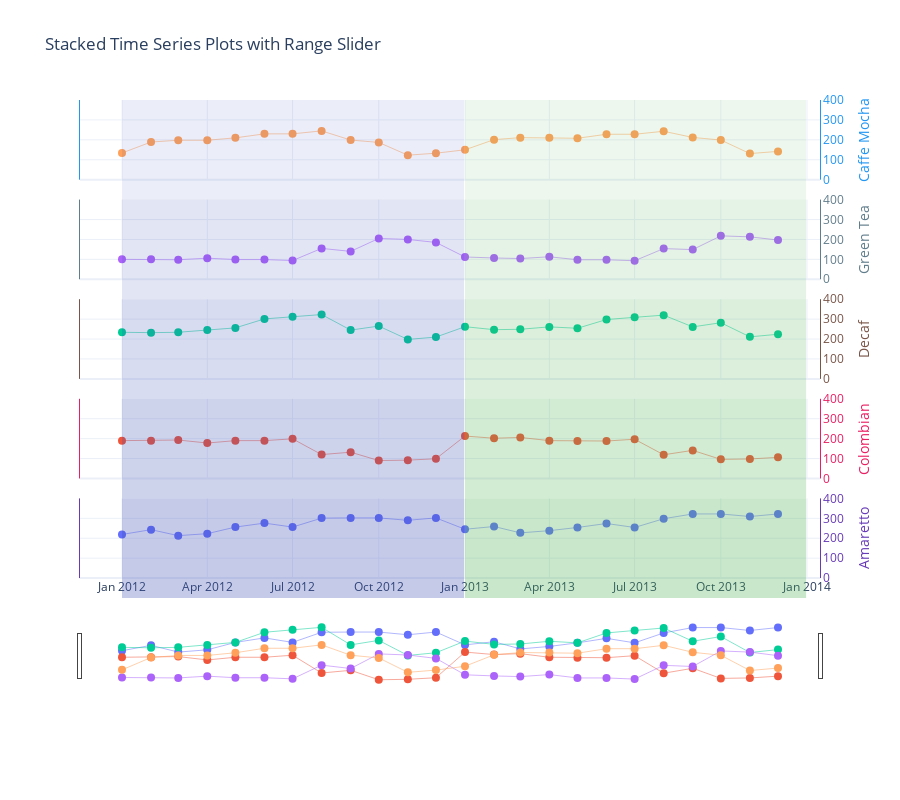

Here is the notebook cell this chart was saved with:
### Code cell
# Create figure
fig3 = go.Figure()


product_list = ["Amaretto","Colombian","Decaf Irish Cream","Green Tea","Caffe Mocha"] # creates a list that includes all unique values of the Market variable
i=1


# create trace for each product
for product in product_list:
    fig3.add_trace(go.Scatter(
    x=list(df['Date'][(df['State']=='Colorado') & (df['Product']==product)]),
    y=list(df['Sales'][(df['State']=='Colorado') & (df['Product']==product)]),
    name=product,
    text=list(df['Sales'][(df['State']=='Colorado') & (df['Product']==product)]),
    yaxis="y"+str(i),
    ))
    i=i+1


# style all the traces
fig3.update_traces(
    hoverinfo="name+x+text",
    line={"width": 0.5},
    marker={"size": 8},
    mode="lines+markers", # data points are marked with dots
    showlegend=False
)


# Add shapes - blue and green background for each year
fig3.update_layout(
    shapes=[
        dict(
            fillcolor="rgba(63, 81, 181, 0.3)",
            line={"width": 0},
            type="rect",
            x0="2012-01-01",
            x1="2012-12-31",
            xref="x",
            y0=0,
            y1=0.2,
            yref="paper"
        ),
        dict(
            fillcolor="rgba(63, 81, 181, 0.25)",
            line={"width": 0},
            type="rect",
            x0="2012-01-01",
            x1="2012-12-31",
            xref="x",
            y0=0.2,
            y1=0.4,
            yref="paper"
        ),
        dict(
            fillcolor="rgba(63, 81, 181, 0.2)",
            line={"width": 0},
            type="rect",
            x0="2012-01-01",
            x1="2012-12-31",
            xref="x",
            y0=0.4,
            y1=0.6,
            yref="paper"
        ),
        dict(
            fillcolor="rgba(63, 81, 181, 0.15)",
            line={"width": 0},
            type="rect",
            x0="2012-01-01",
            x1="2012-12-31",
            xref="x",
            y0=0.6,
            y1=0.8,
            yref="paper"
        ),
        dict(
            fillcolor="rgba(63, 81, 181, 0.1)",
            line={"width": 0},
            type="rect",
            x0="2012-01-01",
            x1="2012-12-31",
            xref="x",
            y0=0.8,
            y1=1,
            yref="paper"
        ),
        dict(
            fillcolor="rgba(76, 175, 80, 0.3)",
            line={"width": 0},
            type="rect",
            x0="2013-01-01",
            x1="2013-12-31",
            xref="x",
            y0=0,
            y1=0.2,
            yref="paper"
        ),
        dict(
            fillcolor="rgba(76, 175, 80, 0.25)",
            line={"width": 0},
            type="rect",
            x0="2013-01-01",
            x1="2013-12-31",
            xref="x",
            y0=0.2,
            y1=0.4,
            yref="paper"
        ),
        dict(
            fillcolor="rgba(76, 175, 80, 0.2)",
            line={"width": 0},
            type="rect",
            x0="2013-01-01",
            x1="2013-12-31",
            xref="x",
            y0=0.4,
            y1=0.6,
            yref="paper"
        ),
        dict(
            fillcolor="rgba(76, 175, 80, 0.15)",
            line={"width": 0},
            type="rect",
            x0="2013-01-01",
            x1="2013-12-31",
            xref="x",
            y0=0.6,
            y1=0.8,
            yref="paper"
        ),
        dict(
            fillcolor="rgba(76, 175, 80, 0.1)",
            line={"width": 0},
            type="rect",
            x0="2013-01-01",
            x1="2013-12-31",
            xref="x",
            y0=0.8,
            y1=1,
            yref="paper"
        )
    ]
)






# Update axes
fig3.update_layout(
    xaxis=dict(
        autorange=True,
        rangeslider=dict(
            autorange=True,
        ),
        type="date"
    ),
    yaxis=dict(
        domain=[0.04, 0.2],
        linecolor="#673ab7",
        mirror=True, #creates y axis line on the left side
        range=[0, 400],
        side="right",
        tickfont={"color": "#673ab7"},
        title="Amaretto",
        titlefont={"color": "#673ab7"}
    ),
    yaxis2=dict(
        domain=[0.24, 0.4],
        linecolor="#E91E63",
        mirror=True,
        range=[0,400],
        side="right",
        tickfont={"color": "#E91E63"},
        title="Colombian",
        titlefont={"color": "#E91E63"}
    ),
    yaxis3=dict(
        domain=[0.44, 0.6],
        linecolor="#795548",
        mirror=True,
        range=[0,400],
        side="right",
        tickfont={"color": "#795548"},
        title="Decaf",
        titlefont={"color": "#795548"}
    ),
    yaxis4=dict(
        domain=[0.64, 0.8],
        linecolor="#607d8b",
        mirror=True,
        range=[0,400],
        side="right",
        tickfont={"color": "#607d8b"},
        title="Green Tea",
        titlefont={"color": "#607d8b"}
    ),
    yaxis5=dict(
        domain=[0.84, 1],
        linecolor="#2196F3",
        mirror=True, 
        range=[0,400],
        side="right",
        tickfont={"color": "#2196F3"},
        title="Caffe Mocha",
        titlefont={"color": "#2196F3"}
    )
)

# Update layout
fig3.update_layout(
    hovermode="x", #multiple hoverlables appear (one for the date and one with the sales number and product)
    height=800,
    template="plotly_white",
    margin=dict(
        t=100,
        b=100
    ),
)


# Title
fig3.update_layout(
    title_text="Stacked Time Series Plots with Range Slider"
)

fig3.show()

### Figure 1 — Plotly figure (JSON) as saved in the notebook; plotly's stock layout.template omitted (floating-point values rounded to 4 significant figures)
{"data": [{"hoverinfo": "name+x+text", "line": {"width": 0.5}, "marker": {"size": 8}, "mode": "lines+markers", "name": "Amaretto", "showlegend": false, "text": ["219", "243", "213", "223", "256", "276", "256", "301", "302", "302", "290", "302", "245", "259", "227", "238", "254", "274", "254", "298", "322", "322", "309", "322"], "type": "scatter", "x": ["2012-01-01T00:00:00", "2012-02-01T00:00:00", "2012-03-01T00:00:00", "2012-04-01T00:00:00", "2012-05-01T00:00:00", "2012-06-01T00:00:00", "2012-07-01T00:00:00", "2012-08-01T00:00:00", "2012-09-01T00:00:00", "2012-10-01T00:00:00", "2012-11-01T00:00:00", "2012-12-01T00:00:00", "2013-01-01T00:00:00", "2013-02-01T00:00:00", "2013-03-01T00:00:00", "2013-04-01T00:00:00", "2013-05-01T00:00:00", "2013-06-01T00:00:00", "2013-07-01T00:00:00", "2013-08-01T00:00:00", "2013-09-01T00:00:00", "2013-10-01T00:00:00", "2013-11-01T00:00:00", "2013-12-01T00:00:00"], "y": [219, 243, 213, 223, 256, 276, 256, 301, 302, 302, 290, 302, 245, 259, 227, 238, 254, 274, 254, 298, 322, 322, 309, 322], "yaxis": "y"}, {"hoverinfo": "name+x+text", "line": {"width": 0.5}, "marker": {"size": 8}, "mode": "lines+markers", "name": "Colombian", "showlegend": false, "text": ["190", "190", "193", "178", "190", "190", "199", "120", "132", "90", "92", "99", "213", "202", "206", "190", "188", "188", "197", "119", "141", "96", "98", "106"], "type": "scatter", "x": ["2012-01-01T00:00:00", "2012-02-01T00:00:00", "2012-03-01T00:00:00", "2012-04-01T00:00:00", "2012-05-01T00:00:00", "2012-06-01T00:00:00", "2012-07-01T00:00:00", "2012-08-01T00:00:00", "2012-09-01T00:00:00", "2012-10-01T00:00:00", "2012-11-01T00:00:00", "2012-12-01T00:00:00", "2013-01-01T00:00:00", "2013-02-01T00:00:00", "2013-03-01T00:00:00", "2013-04-01T00:00:00", "2013-05-01T00:00:00", "2013-06-01T00:00:00", "2013-07-01T00:00:00", "2013-08-01T00:00:00", "2013-09-01T00:00:00", "2013-10-01T00:00:00", "2013-11-01T00:00:00", "2013-12-01T00:00:00"], "y": [190, 190, 193, 178, 190, 190, 199, 120, 132, 90, 92, 99, 213, 202, 206, 190, 188, 188, 197, 119, 141, 96, 98, 106], "yaxis": "y2"}, {"hoverinfo": "name+x+text", "line": {"width": 0.5}, "marker": {"size": 8}, "mode": "lines+markers", "name": "Decaf Irish Cream", "showlegend": false, "text": ["234", "232", "234", "245", "256", "301", "312", "323", "245", "265", "198", "210", "262", "247", "249", "261", "254", "298", "309", "320", "261", "282", "211", "224"], "type": "scatter", "x": ["2012-01-01T00:00:00", "2012-02-01T00:00:00", "2012-03-01T00:00:00", "2012-04-01T00:00:00", "2012-05-01T00:00:00", "2012-06-01T00:00:00", "2012-07-01T00:00:00", "2012-08-01T00:00:00", "2012-09-01T00:00:00", "2012-10-01T00:00:00", "2012-11-01T00:00:00", "2012-12-01T00:00:00", "2013-01-01T00:00:00", "2013-02-01T00:00:00", "2013-03-01T00:00:00", "2013-04-01T00:00:00", "2013-05-01T00:00:00", "2013-06-01T00:00:00", "2013-07-01T00:00:00", "2013-08-01T00:00:00", "2013-09-01T00:00:00", "2013-10-01T00:00:00", "2013-11-01T00:00:00", "2013-12-01T00:00:00"], "y": [234, 232, 234, 245, 256, 301, 312, 323, 245, 265, 198, 210, 262, 247, 249, 261, 254, 298, 309, 320, 261, 282, 211, 224], "yaxis": "y3"}, {"hoverinfo": "name+x+text", "line": {"width": 0.5}, "marker": {"size": 8}, "mode": "lines+markers", "name": "Green Tea", "showlegend": false, "text": ["100", "100", "98", "106", "99", "99", "94", "155", "140", "205", "200", "185", "112", "107", "104", "113", "98", "98", "93", "154", "149", "218", "213", "197"], "type": "scatter", "x": ["2012-01-01T00:00:00", "2012-02-01T00:00:00", "2012-03-01T00:00:00", "2012-04-01T00:00:00", "2012-05-01T00:00:00", "2012-06-01T00:00:00", "2012-07-01T00:00:00", "2012-08-01T00:00:00", "2012-09-01T00:00:00", "2012-10-01T00:00:00", "2012-11-01T00:00:00", "2012-12-01T00:00:00", "2013-01-01T00:00:00", "2013-02-01T00:00:00", "2013-03-01T00:00:00", "2013-04-01T00:00:00", "2013-05-01T00:00:00", "2013-06-01T00:00:00", "2013-07-01T00:00:00", "2013-08-01T00:00:00", "2013-09-01T00:00:00", "2013-10-01T00:00:00", "2013-11-01T00:00:00", "2013-12-01T00:00:00"], "y": [100, 100, 98, 106, 99, 99, 94, 155, 140, 205, 200, 185, 112, 107, 104, 113, 98, 98, 93, 154, 149, 218, 213, 197], "yaxis": "y4"}, {"hoverinfo": "name+x+text", "line": {"width": 0.5}, "marker": {"size": 8}, "mode": "lines+markers", "name": "Caffe Mocha", "showlegend": false, "text": ["134", "189", "198", "198", "210", "230", "230", "245", "199", "187", "123", "133", "150", "201", "211", "211", "208", "228", "228", "243", "212", "199", "131", "142"], "type": "scatter", "x": ["2012-01-01T00:00:00", "2012-02-01T00:00:00", "2012-03-01T00:00:00", "2012-04-01T00:00:00", "2012-05-01T00:00:00", "2012-06-01T00:00:00", "2012-07-01T00:00:00", "2012-08-01T00:00:00", "2012-09-01T00:00:00", "2012-10-01T00:00:00", "2012-11-01T00:00:00", "2012-12-01T00:00:00", "2013-01-01T00:00:00", "2013-02-01T00:00:00", "2013-03-01T00:00:00", "2013-04-01T00:00:00", "2013-05-01T00:00:00", "2013-06-01T00:00:00", "2013-07-01T00:00:00", "2013-08-01T00:00:00", "2013-09-01T00:00:00", "2013-10-01T00:00:00", "2013-11-01T00:00:00", "2013-12-01T00:00:00"], "y": [134, 189, 198, 198, 210, 230, 230, 245, 199, 187, 123, 133, 150, 201, 211, 211, 208, 228, 228, 243, 212, 199, 131, 142], "yaxis": "y5"}], "layout": {"height": 800, "hovermode": "x", "margin": {"b": 100, "t": 100}, "shapes": [{"fillcolor": "rgba(63, 81, 181, 0.3)", "line": {"width": 0}, "type": "rect", "x0": "2012-01-01", "x1": "2012-12-31", "xref": "x", "y0": 0, "y1": 0.2, "yref": "paper"}, {"fillcolor": "rgba(63, 81, 181, 0.25)", "line": {"width": 0}, "type": "rect", "x0": "2012-01-01", "x1": "2012-12-31", "xref": "x", "y0": 0.2, "y1": 0.4, "yref": "paper"}, {"fillcolor": "rgba(63, 81, 181, 0.2)", "line": {"width": 0}, "type": "rect", "x0": "2012-01-01", "x1": "2012-12-31", "xref": "x", "y0": 0.4, "y1": 0.6, "yref": "paper"}, {"fillcolor": "rgba(63, 81, 181, 0.15)", "line": {"width": 0}, "type": "rect", "x0": "2012-01-01", "x1": "2012-12-31", "xref": "x", "y0": 0.6, "y1": 0.8, "yref": "paper"}, {"fillcolor": "rgba(63, 81, 181, 0.1)", "line": {"width": 0}, "type": "rect", "x0": "2012-01-01", "x1": "2012-12-31", "xref": "x", "y0": 0.8, "y1": 1, "yref": "paper"}, {"fillcolor": "rgba(76, 175, 80, 0.3)", "line": {"width": 0}, "type": "rect", "x0": "2013-01-01", "x1": "2013-12-31", "xref": "x", "y0": 0, "y1": 0.2, "yref": "paper"}, {"fillcolor": "rgba(76, 175, 80, 0.25)", "line": {"width": 0}, "type": "rect", "x0": "2013-01-01", "x1": "2013-12-31", "xref": "x", "y0": 0.2, "y1": 0.4, "yref": "paper"}, {"fillcolor": "rgba(76, 175, 80, 0.2)", "line": {"width": 0}, "type": "rect", "x0": "2013-01-01", "x1": "2013-12-31", "xref": "x", "y0": 0.4, "y1": 0.6, "yref": "paper"}, {"fillcolor": "rgba(76, 175, 80, 0.15)", "line": {"width": 0}, "type": "rect", "x0": "2013-01-01", "x1": "2013-12-31", "xref": "x", "y0": 0.6, "y1": 0.8, "yref": "paper"}, {"fillcolor": "rgba(76, 175, 80, 0.1)", "line": {"width": 0}, "type": "rect", "x0": "2013-01-01", "x1": "2013-12-31", "xref": "x", "y0": 0.8, "y1": 1, "yref": "paper"}], "title": {"text": "Stacked Time Series Plots with Range Slider"}, "xaxis": {"autorange": true, "rangeslider": {"autorange": true}, "type": "date"}, "yaxis": {"domain": [0.04, 0.2], "linecolor": "#673ab7", "mirror": true, "range": [0, 400], "side": "right", "tickfont": {"color": "#673ab7"}, "title": {"font": {"color": "#673ab7"}, "text": "Amaretto"}}, "yaxis2": {"domain": [0.24, 0.4], "linecolor": "#E91E63", "mirror": true, "range": [0, 400], "side": "right", "tickfont": {"color": "#E91E63"}, "title": {"font": {"color": "#E91E63"}, "text": "Colombian"}}, "yaxis3": {"domain": [0.44, 0.6], "linecolor": "#795548", "mirror": true, "range": [0, 400], "side": "right", "tickfont": {"color": "#795548"}, "title": {"font": {"color": "#795548"}, "text": "Decaf"}}, "yaxis4": {"domain": [0.64, 0.8], "linecolor": "#607d8b", "mirror": true, "range": [0, 400], "side": "right", "tickfont": {"color": "#607d8b"}, "title": {"font": {"color": "#607d8b"}, "text": "Green Tea"}}, "yaxis5": {"domain": [0.84, 1], "linecolor": "#2196F3", "mirror": true, "range": [0, 400], "side": "right", "tickfont": {"color": "#2196F3"}, "title": {"font": {"color": "#2196F3"}, "text": "Caffe Mocha"}}}}
